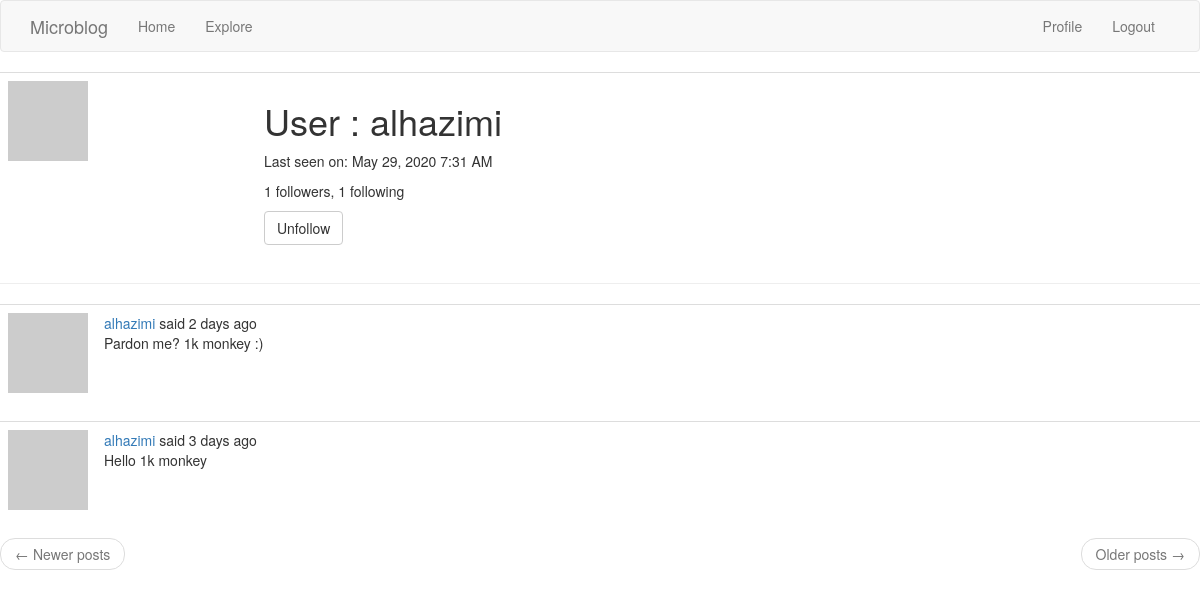
Page /user/alhazimi (signed in) on the earlier database version.
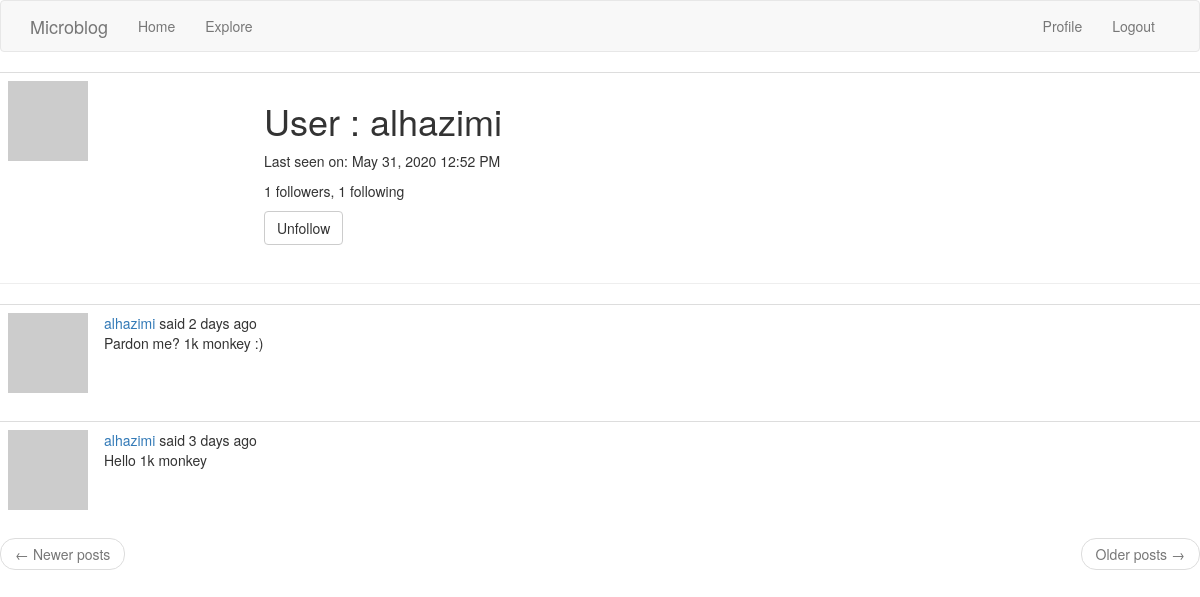
Same page on the later database version.
### app/models.py (models this page shows, shortened)
class User(UserMixin, db.Model):
    id = db.Column(db.Integer, primary_key=True)
    username = db.Column(db.String(64), index=True, unique=True)
    email = db.Column(db.String(120), index=True, unique=True)
    password_hash = db.Column(db.String(128))
    posts = db.relationship("Post", backref="author", lazy="dynamic")
    about_me = db.Column(db.String(140))
    last_seen = db.Column(db.DateTime, default=datetime.utcnow)
    followed = db.relationship("User", secondary=followers,
                               primaryjoin=(followers.c.follower_id == id),
                               secondaryjoin=(followers.c.followed_id == id), # c is column
                               backref=db.backref("followers", lazy="dynamic"), lazy="dynamic")
    def avatar(self, size):
        digest = md5(self.email.lower().encode("utf-8")).hexdigest()
        return "https://gravatar.com/avatar/{}?d=identicon&s={}".format(
            digest, size)
    def is_following(self, user):
        return self.followed.filter(
            followers.c.followed_id == user.id).count() > 0

class Post(db.Model):
    id = db.Column(db.Integer, primary_key=True)
    body = db.Column(db.String(128))
    timestamp = db.Column(db.DateTime, index=True, default=datetime.utcnow) # utcnow, uniform timestamp without ()
    user_id = db.Column(db.Integer, db.ForeignKey("user.id"))

### app/routes.py (the view)
@app.route("/user/<username>")
@login_required
def user(username):
    user = User.query.filter_by(username=username).first_or_404()
    page = request.args.get("page", 1, type=int)
    posts = user.posts.order_by(Post.timestamp.desc()).paginate(
        page, app.config["POST_PER_PAGE"], False)
    next_url = url_for("user", username=user.username, page=posts.next_num) \
        if posts.has_next else None
    prev_url = url_for("user", username=user.username, page=posts.prev_num) \
        if posts.has_prev else None
    form = EmptyForm()
    return render_template("user.html", user=user, posts=posts.items,
                           next_url=next_url, prev_url=prev_url, form=form)

### app/forms.py
class EmptyForm(FlaskForm):
    submit = SubmitField("Submit")

### app/models.py (called while the page is built)
@login.user_loader
def load_user(id):
    return User.query.get(int(id))

### app/routes.py (called while the page is built)
@app.before_request # executed before the view function
def before_request():
    if current_user.is_authenticated:
        current_user.last_seen = datetime.utcnow()
        db.session.commit()
    g.locale = str(get_locale())

### app/templates/user.html (shortened to what this page needs)
{% extends "base.html" %}
{% block content %}
<table class="table table-hover">
  <tr>
    <td width="256px"><img src="{{ user.avatar(256) }}"/></td>
    <td>
      <h1>User : {{ user.username }}</h1>
      {% if user.last_seen %}
        <p>{{ _("Last seen on") }}: {{ moment(user.last_seen).format("LLL") }}</p>
      {% endif %}
      <p>{{ _('%(count)d followers', count=user.followers.count()) }},
        {{ _('%(count)d following', count=user.followed.count()) }}</p>
      {% if user == current_user %}
      <p><a href="{{ url_for('edit_profile') }}">{{ _("Edit your profile") }}</a></p>
      {% else %}
      <p>
        <form action="{{ url_for('unfollow', username=user.username) }}" method="post">
          {{ form.submit(value=_("Unfollow"), class_="btn btn-default") }}
        </form>
      </p>
      {% endif %}
    </td>
  </tr>
</table>
<hr/>
{% for post in posts %}
  {% include "_post.html" %}
{% endfor %}
<nav aria-label="...">
  <ul class="pager">
    <li class="previous{% if not prev_url %} disabled{% endif %}">
      <a href="{{ prev_url or '#' }}">
        <span aria-hidden="true">&larr;</span> {{ _("Newer posts") }}
      </a>
    </li>
    <li class="next{% if not next_url %} disabled{% endif %}">
      <a href="{{ next_url or '#' }}">
        {{ _("Older posts") }} <span aria-hidden="true">&rarr;</span>
      </a>
    </li>
  </ul>
</nav>
{% endblock %}

### app/templates/base.html (shortened to what this page needs)
{% extends "bootstrap/base.html" %}
{% block navbar %}
  <nav class="navbar navbar-default">
    <div class="container">
      <div class="navbar-header">
        <a class="navbar-brand" href="{{ url_for('index') }}">Microblog</a>
      </div>
      <div class="collapse navbar-collapse" id="bs-example-navbar-collapse-1">
        <ul class="nav navbar-nav">
          <li><a href="{{ url_for('index') }}">{{ _("Home") }}</a></li>
          <li><a href="{{ url_for('explore') }}">{{ _("Explore") }}</a></li>
        </ul>
        <ul class="nav navbar-nav navbar-right">
          {% if current_user.is_anonymous %}
          <li><a href="{{ url_for('login') }}">{{ _("Login") }}</a></li>
          {% else %}
          <li><a href="{{ url_for('user', username=current_user.username) }}">{{ _("Profile") }}</a></li>
          <li><a href="{{ url_for('logout') }}">{{ _("Logout") }}</a></li>
          {% endif %}
        </ul>
      </div>
    </div>
  </nav>
{% endblock %}

### app/templates/_post.html (shortened to what this page needs)
<table class="table table-hover">
  <tr>
    <td width="70px">
      <a href="{{ url_for('user', username=post.author.username) }}">
        <img src="{{ post.author.avatar(36) }}"/>
      </a>
    </td>
    <td>
      {{ _("%(username)s said %(when)s",
      username=user_link, when=moment(post.timestamp).fromNow()) }}
      <br/>
      {{ post.body }}
    </td>
  </tr>
</table>

Differences in the rows shown:
changed User "alhazimi": last_seen "May 29, 2020 7:31 AM" → "May 31, 2020 12:52 PM"
